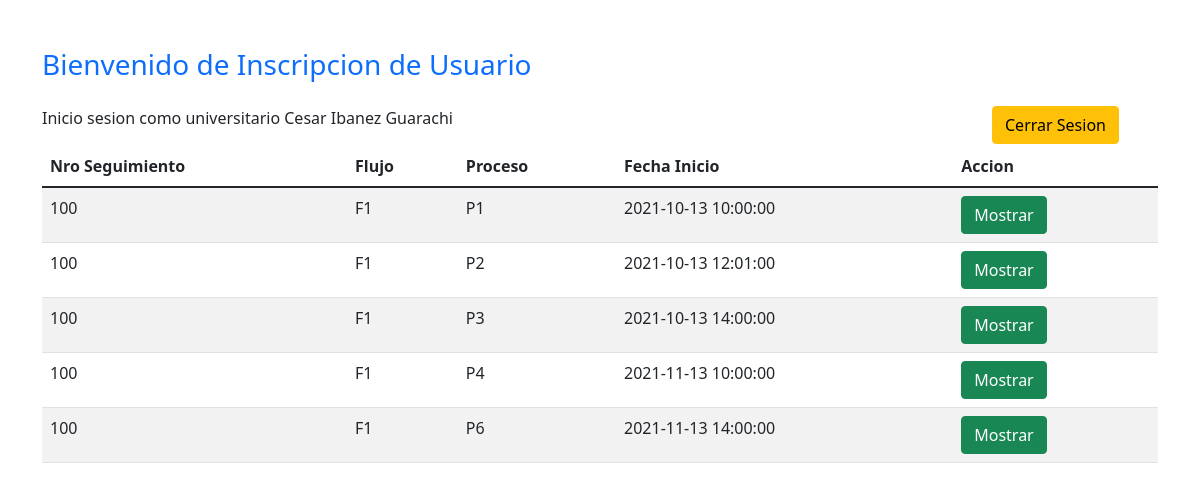
Page /workflow2/bandeja.php (signed in) on the committed database.
### tables this page shows
CREATE TABLE `usuarios` (
  `idusuario` int(11) NOT NULL,
  `usuario` varchar(10) DEFAULT NULL,
  `contrasenia` varchar(10) DEFAULT NULL,
  `rol` varchar(10) DEFAULT NULL,
  `nombre` varchar(50) DEFAULT NULL,
  `cartaCE` text DEFAULT NULL,
  `delegado` varchar(50) DEFAULT NULL,
  `matriculaDel` varchar(20) DEFAULT NULL,
  `suplente` varchar(50) DEFAULT NULL,
  `matriculaSup` varchar(20) DEFAULT NULL,
  `frente` varchar(100) DEFAULT NULL,
  `sigla` varchar(20) DEFAULT NULL,
  `colores` varchar(50) DEFAULT NULL,
  `sorteo` int(11) DEFAULT NULL
);

CREATE TABLE `seguimiento` (
  `idseguimiento` int(11) NOT NULL,
  `nro` int(11) DEFAULT NULL,
  `usuario` varchar(10) DEFAULT NULL,
  `flujo` varchar(3) DEFAULT NULL,
  `proceso` varchar(3) DEFAULT NULL,
  `fechainicio` datetime DEFAULT NULL,
  `fechafin` datetime DEFAULT NULL
);

### workflow2/bandeja.php (the view, shortened to what this page needs)
<!DOCTYPE html>
<html lang="en">
<head>
	<link href="https://cdn.jsdelivr.net/npm/bootstrap@5.1.3/dist/css/bootstrap.min.css" rel="stylesheet">
</head>
<body>
	<div class="container">
	<?php
	include "conexion.inc.php";
	$sql="select * from seguimiento where usuario='".$_SESSION['usuario']."'";
	$resultado=mysqli_query($conn, $sql);
	$sql2="select * from usuarios where usuario='".$_SESSION['usuario']."'";
	$resultado2=mysqli_query($conn, $sql2);
	$fila_u=mysqli_fetch_array($resultado2);
	?>
	<h3 class="text-primary mt-5 mb-4">Bienvenido de Inscripcion de Usuario</h3>
	<div class="row">
		<div class="col-10"><p>Inicio sesion como universitario <?php echo $fila_u['nombre'];?></p></div>
		<div class="col-2"><a href="./salir.php" class="btn btn-warning">Cerrar Sesion</a></div>
	</div>
	<table class="table table-striped">
		<thead>
			<tr>
				<th>Nro Seguimiento</th>
				<th>Flujo</th>
				<th>Proceso</th>
				<th>Fecha Inicio</th>
				<th>Accion</th>
			</tr>
		</thead>
    	<tbody>
		<?php
		while ($fila=mysqli_fetch_array($resultado)) {
			echo "<tr>
					<td>".$fila['nro']."</td>
					<td>".$fila['flujo']."</td>
					<td>".$fila['proceso']."</td>
					<td>".$fila['fechainicio']."</td>
					<td><a href='desflujo.php?flujo=$fila[flujo]&proceso=$fila[proceso]' class='btn btn-success text-white'>Mostrar</a></td>
				</tr>";
		}
		 ?>
	 </table>
	 </div>
</body>
</html>

### rows in the picture
usuarios: nombre "Cesar Ibanez Guarachi"
seguimiento: nro "100", flujo "F1", proceso "P1", fechainicio "2021-10-13 10:00:00"
seguimiento: nro "100", flujo "F1", proceso "P2", fechainicio "2021-10-13 12:01:00"
seguimiento: nro "100", flujo "F1", proceso "P3", fechainicio "2021-10-13 14:00:00"
seguimiento: nro "100", flujo "F1", proceso "P4", fechainicio "2021-11-13 10:00:00"
seguimiento: nro "100", flujo "F1", proceso "P6", fechainicio "2021-11-13 14:00:00"
